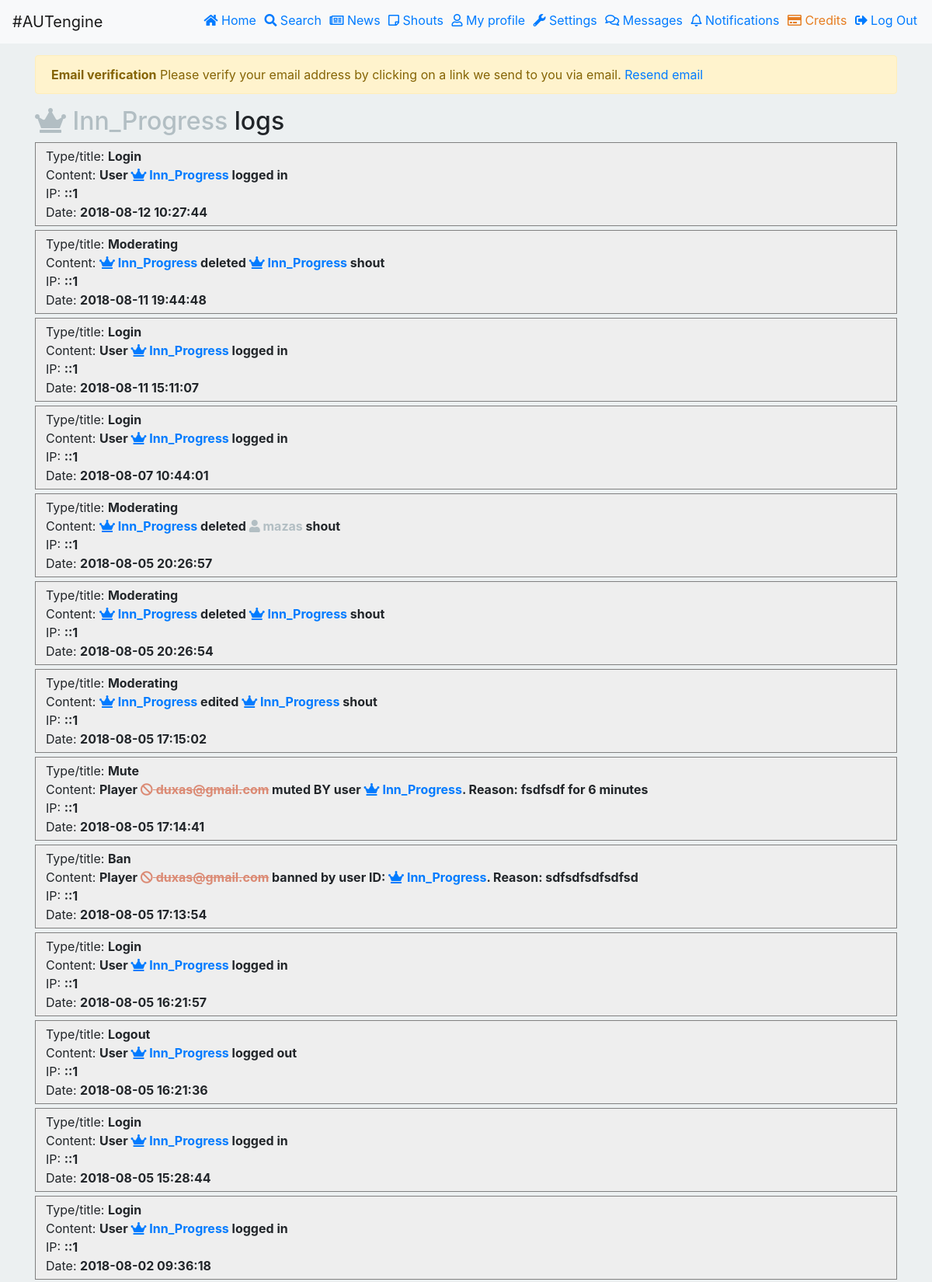
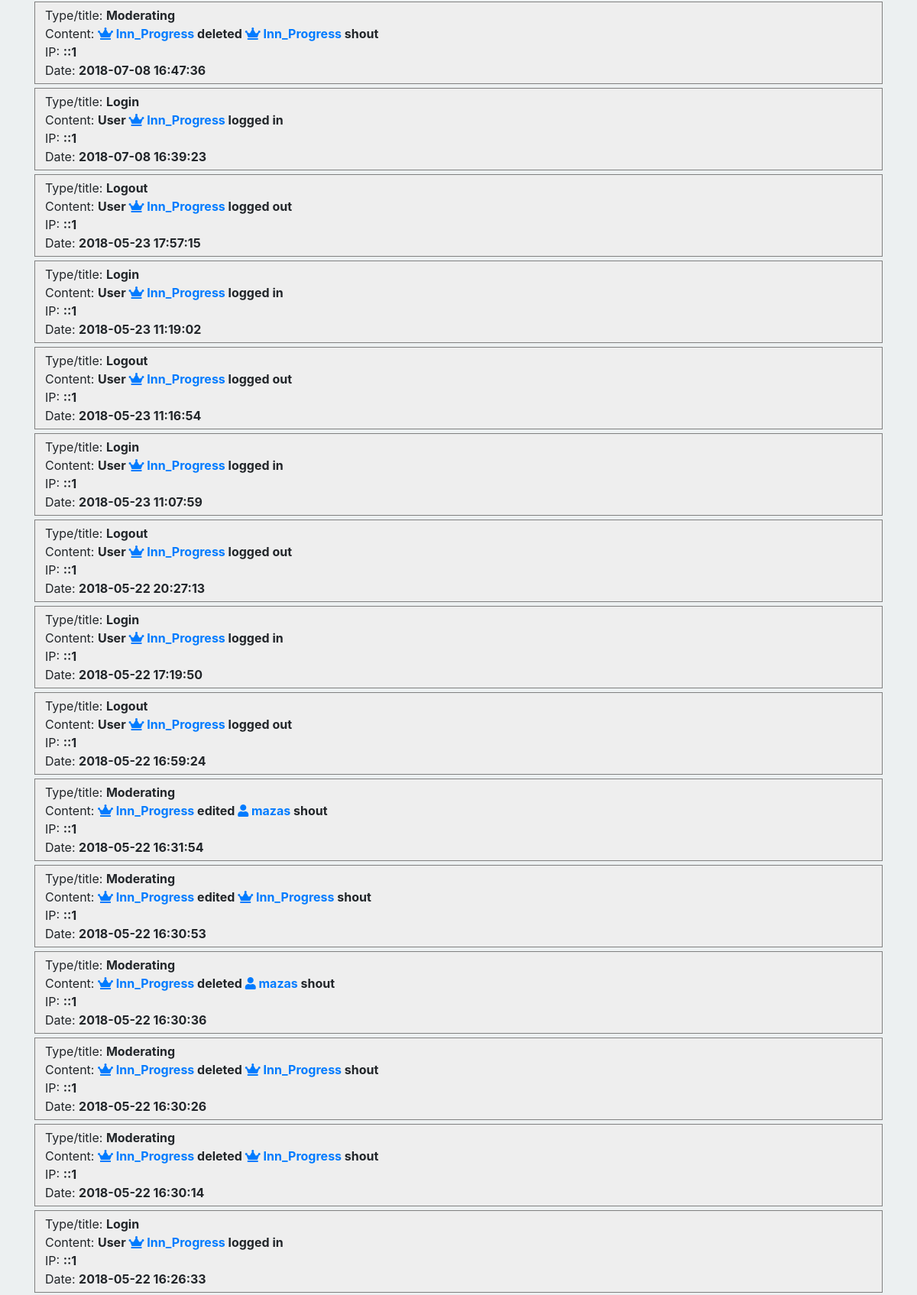
Screenshot of /logs.php?ID=1 (signed in, upper part) with the database file from the repository (2 pictures, top to bottom).
### tables this page shows
CREATE TABLE `users` (
  `ID` int(11) NOT NULL,
  `username` text NOT NULL,
  `email` text NOT NULL,
  `emailVerified` tinyint(1) NOT NULL DEFAULT '0',
  `password` varchar(255) NOT NULL,
  `registrationIP` varchar(15) NOT NULL DEFAULT 'notfound',
  `lastIP` varchar(15) NOT NULL DEFAULT 'notfound',
  `role` tinyint(1) NOT NULL DEFAULT '0',
  `registerDate` int(11) NOT NULL,
  `loginDate` int(11) NOT NULL DEFAULT '0',
  `miniMsg` text,
  `errorMsg` text,
  `lastShout` int(11) NOT NULL DEFAULT '0',
  `mute` int(11) NOT NULL DEFAULT '0',
  `lastPage` varchar(100) NOT NULL DEFAULT 'home.php',
  `lastComment` int(11) NOT NULL DEFAULT '0',
  `credits` int(11) NOT NULL DEFAULT '10',
  `vip` int(11) NOT NULL DEFAULT '0'
);

CREATE TABLE `userslogs` (
  `ID` bigint(20) NOT NULL,
  `userID` int(11) NOT NULL,
  `additionalID` int(11) NOT NULL DEFAULT '-1',
  `type` text NOT NULL,
  `content` text NOT NULL,
  `time` int(11) NOT NULL,
  `ip` varchar(16) NOT NULL
);

### src/classes/User.php (called while the page is built, shortened)
<?php
class User
{
  static function loadSInfo($id = null, $table = "bans") {
  	global $connection;
  	$query = "SELECT * FROM `".$table."` WHERE `userID`='".mysqli_real_escape_string($connection, $id)."'";
  	$query = mysqli_query($connection, $query);
  	$row = mysqli_fetch_array($query);
  	return $row;
  }
}
?>

### logs.php (the view, shortened to what this page needs)
<?php
	require "scripts/connection.php";
	require "scripts/mainFuncs.php";
	$logsText = "";
	if(array_key_exists('ID', $_GET)) {
		$logsQuerry = mysqli_query($connection, "SELECT * FROM `userslogs` WHERE `userID`='".mysqli_real_escape_string($connection, $_GET['ID'])."' OR `additionalID`='".mysqli_real_escape_string($connection, $_GET['ID'])."' ORDER BY `ID` DESC");
		if(mysqli_num_rows($logsQuerry)) {
			$logsText .= "<h2>".userLink($_GET['ID'])." logs</h2>";
			while($logsData = mysqli_fetch_array($logsQuerry)) {
				$logsText .= '
				<section class="notificationsSection">
					Type/title: <strong>'.$logsData['type'].'</strong> <br>
					Content: <strong>'.$logsData['content'].'</strong> <br>
					IP: <strong>'.$logsData['ip'].'</strong> <br>
					Date: <strong>'.date("Y-m-d H:i:s", $logsData['time']).'</strong>
				</section>
				';
			}
		} else {
			header("location: home.php");
		}
	} else {
		header("location: home.php");
	}
?>
<!DOCTYPE html>
<html>
<?php include("html/head.php"); ?>
<body>
	<?php include("html/header.php"); ?>
	<?php echo $logsText; ?>
	<?php include("html/footer.php"); ?>
</body>
</html>

### scripts/mainFuncs.php (shortened to what this page needs)
<?php
$connection -> query("DELETE FROM `user_online` WHERE `time`<'".(time() - 600)."'");
$connection -> query("DELETE FROM `bans` WHERE `time` - '".time()."' < 1 AND `time` != '-1'");
$connection -> query("DELETE FROM `mutes` WHERE `time` - '".time()."' < 1");
function userLink($id) {
	global $connection;
	$query = "SELECT `username`, `loginDate`, `role`, `vip` FROM `users` WHERE `ID`='".mysqli_real_escape_string($connection, $id)."'";
	$query = mysqli_query($connection, $query);
	$row = mysqli_fetch_array($query);
	$addClasses = "";
	$icon = '<i class="fas fa-user"></i>';
	if($row['role'] == 2 || $row['role'] == 3) $icon = '<i class="fas fa-screwdriver"></i>';
	else if($row['role'] == 4) {
		$icon = '<i class="fas fa-crown"></i>';
	}
	if(time() - $row['loginDate'] > 864000) $addClasses = "class='muted-text'";
	if(!empty(User::loadSInfo($id, "bans"))) {
		$addClasses = "class='banned-text danger'";
		$icon = '<i class="fas fa-ban"></i>';
	}
	return "<a ".$addClasses." href='user.php?ID=".$id."'>".$icon." ".htmlspecialchars($row['username'])."</a>";
}
?>

### styles/default.css (style rules this page uses)
body { min-width: 1050px; }
.messageSection, .notificationsSection { border: 1px solid grey; box-sizing: border-box; word-wrap: break-word; }
.danger { color: #DB8A74; }
.banned-text { text-decoration: line-through; }
.muted-text { color: #b2bec3; }

### styles/custom.css (style rules this page uses)
html { position: relative; min-height: 100%; }
body { background-color: #ecf0f1; margin-bottom: 120px; }
.messageSection, .notificationsSection { padding: 5px 13px; margin: 5px 0; background-color: #EEE; }

### rows the page displays
users: username "Inn_Progress"
userslogs: type "Login", content "User Inn_Progress logged in", ip "::1", time "2018-08-12 10:27:44"
userslogs: type "Moderating", content "Inn_Progress deleted Inn_Progress shout", ip "::1", time "2018-08-11 19:44:48"
userslogs: type "Login", content "User Inn_Progress logged in", ip "::1", time "2018-08-11 15:11:07"
userslogs: type "Login", content "User Inn_Progress logged in", ip "::1", time "2018-08-07 10:44:01"
userslogs: type "Moderating", content "Inn_Progress deleted mazas shout", ip "::1", time "2018-08-05 20:26:57"
userslogs: type "Moderating", content "Inn_Progress deleted Inn_Progress shout", ip "::1", time "2018-08-05 20:26:54"
userslogs: type "Moderating", content "Inn_Progress edited Inn_Progress shout", ip "::1", time "2018-08-05 17:15:02"
userslogs: type "Mute", content "Player duxas@gmail.com muted BY user Inn_Progress . Reason: fsdfsdf for 6 minutes", ip "::1", time "2018-08-05 17:14:41"
userslogs: type "Ban", content "Player duxas@gmail.com banned by user ID: Inn_Progress . Reason: sdfsdfsdfsdfsd", ip "::1", time "2018-08-05 17:13:54"
userslogs: type "Login", content "User Inn_Progress logged in", ip "::1", time "2018-08-05 16:21:57"
userslogs: type "Logout", content "User Inn_Progress logged out", ip "::1", time "2018-08-05 16:21:36"
userslogs: type "Login", content "User Inn_Progress logged in", ip "::1", time "2018-08-05 15:28:44"
userslogs: type "Login", content "User Inn_Progress logged in", ip "::1", time "2018-08-02 09:36:18"
userslogs: type "Moderating", content "Inn_Progress deleted Inn_Progress shout", ip "::1", time "2018-07-08 16:47:36"
userslogs: type "Login", content "User Inn_Progress logged in", ip "::1", time "2018-07-08 16:39:23"
userslogs: type "Logout", content "User Inn_Progress logged out", ip "::1", time "2018-05-23 17:57:15"
userslogs: type "Login", content "User Inn_Progress logged in", ip "::1", time "2018-05-23 11:19:02"
userslogs: type "Logout", content "User Inn_Progress logged out", ip "::1", time "2018-05-23 11:16:54"
userslogs: type "Login", content "User Inn_Progress logged in", ip "::1", time "2018-05-23 11:07:59"
userslogs: type "Logout", content "User Inn_Progress logged out", ip "::1", time "2018-05-22 20:27:13"
userslogs: type "Login", content "User Inn_Progress logged in", ip "::1", time "2018-05-22 17:19:50"
userslogs: type "Logout", content "User Inn_Progress logged out", ip "::1", time "2018-05-22 16:59:24"
userslogs: type "Moderating", content "Inn_Progress edited mazas shout", ip "::1", time "2018-05-22 16:31:54"
userslogs: type "Moderating", content "Inn_Progress edited Inn_Progress shout", ip "::1", time "2018-05-22 16:30:53"
userslogs: type "Moderating", content "Inn_Progress deleted mazas shout", ip "::1", time "2018-05-22 16:30:36"
userslogs: type "Moderating", content "Inn_Progress deleted Inn_Progress shout", ip "::1", time "2018-05-22 16:30:26"
userslogs: type "Moderating", content "Inn_Progress deleted Inn_Progress shout", ip "::1", time "2018-05-22 16:30:14"
userslogs: type "Login", content "User Inn_Progress logged in", ip "::1", time "2018-05-22 16:26:33"
